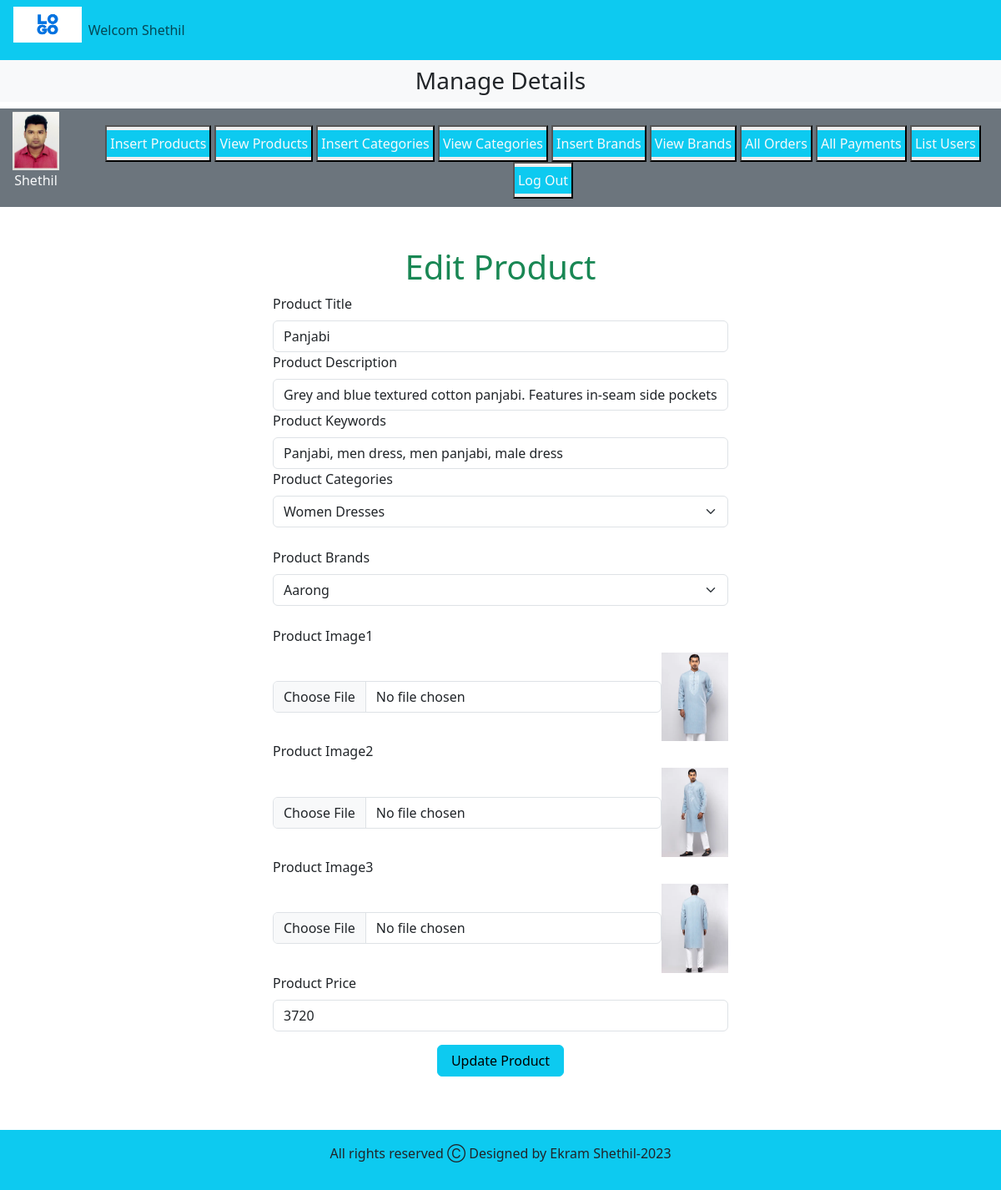
Screenshot of /admin_area/index.php?edit_products=1 (signed in) with the database file from the repository.
### tables this page shows
CREATE TABLE `products` (
  `product_id` int(11) NOT NULL,
  `product_title` varchar(100) NOT NULL,
  `product_description` varchar(255) NOT NULL,
  `product_keywords` varchar(255) NOT NULL,
  `category_id` int(11) NOT NULL,
  `brand_id` int(11) NOT NULL,
  `product_image1` varchar(255) NOT NULL,
  `product_image2` varchar(155) NOT NULL,
  `product_image3` varchar(255) NOT NULL,
  `product_price` varchar(100) NOT NULL,
  `date` timestamp NOT NULL DEFAULT current_timestamp() ON UPDATE current_timestamp(),
  `status` varchar(100) NOT NULL
);

### admin_area/edit_products.php (the view, shortened to what this page needs)
<?php
if(isset($_GET['edit_products'])){
    $edit_id = $_GET['edit_products'];
    $get_data= "SELECT * FROM products WHERE product_id=$edit_id";
    $result = mysqli_query($con,$get_data);
    $row = mysqli_fetch_assoc($result);
    $product_title = $row['product_title'];
    $product_description = $row['product_description'];
    $product_keywords = $row['product_keywords'];
    $product_image1 = $row['product_image1'];
    $product_image2 = $row['product_image2'];
    $product_image3 = $row['product_image3'];
    $product_price = $row['product_price'];
}
?>
<div class="container mt-5">
    <h1 class="text-center text-success">Edit Product</h1>
    <form action="" method="post" enctype="multipart/form-data">
        <div class="form-outline w-50 m-auto">
            <label for="product_title" class="form-label">Product Title</label>
            <input type="text" id="product_title" value="<?php echo $product_title; ?>" name="product_title" class="form-control" required="required">
        </div>
        <div class="form-outline w-50 m-auto">
            <label for="product_desc" class="form-label">Product Description</label>
            <input type="text" id="product_desc" value="<?php echo $product_description; ?>" name="product_desc" class="form-control" required="required">
        </div>
        <div class="form-outline w-50 m-auto">
            <label for="product_keywords" class="form-label">Product Keywords</label>
            <input type="text" id="product_keywords" name="product_keywords" value="<?php echo $product_keywords; ?>" class="form-control" required="required">
        </div>
        <div class="form-outline w-50 m-auto mb-4">
        <label for="product_category" class="form-label">Product Categories</label>
            <select name="product_category" class="form-select">
                <?php
                $select_category_all = "SELECT * FROM categories";
                $result_category_all = mysqli_query($con,$select_category_all);
                while($row_category_all = mysqli_fetch_assoc($result_category_all)){
                $category_title = $row_category_all['category_title'];
                $category_id= $row_category_all['category_id'];
                echo "<option value='$category_id'>$category_title</option>";
                }
                ?>
            </select>
        </div>
        <div class="form-outline w-50 m-auto mb-4">
        <label for="product_brands" class="form-label">Product Brands</label>
            <select name="product_brands" class="form-select">
            <?php
                $select_barnd_all = "SELECT * FROM brands";
                $result_brand_all = mysqli_query($con,$select_barnd_all);
                while($row_brand_all = mysqli_fetch_assoc($result_brand_all)){
                $brand_title = $row_brand_all['brand_title'];
                $brand_id= $row_brand_all['brand_id'];
                echo "<option value='$brand_id'>$brand_title</option>";
                }
                ?>
            </select>
        </div>
        <div class="form-outline w-50 m-auto">
            <label for="product_image1" class="form-label">Product Image1</label>
            <div class="d-flex">
            <input type="file" id="product_image1" name="product_image1" class="form-control w-90 m-auto" required="required">
            <img src="./product_images/<?php echo $product_image1; ?>" alt="" class="product_image">
            </div>
        </div>
        <div class="form-outline w-50 m-auto">
            <label for="product_image2" class="form-label">Product Image2</label>
            <div class="d-flex">
            <input type="file" id="product_image2" name="product_image2" class="form-control w-90 m-auto" required="required">
            <img src="./product_images/<?php echo $product_image2; ?>" alt="" class="product_image">
            </div>
        </div>
        <div class="form-outline w-50 m-auto">
            <label for="product_image3" class="form-label">Product Image3</label>
            <div class="d-flex">
            <input type="file" id="product_image3" name="product_image3" class="form-control w-90 m-auto" required="required">
            <img src="./product_images/<?php echo $product_image3; ?>" alt="img" class="product_image">
            </div>
        </div>
        <div class="form-outline w-50 m-auto">
            <label for="product_price" class="form-label">Product Price</label>
            <input type="text" id="product_price" name="product_price" value="<?php echo $product_price; ?>" class="form-control" required="required">
        </div>
        <div class="text-center mt-3">
            <input type="submit" name="edit_product" id="edit_product" value="Update Product" class="btn btn-info px-3 mb-5">
        </div>
    </form>
</div>

### style.css (style rules this page uses)
* { margin: 0; padding: 0; box-sizing: border-box; }

### admin_area/index.php (style rules this page uses)
body { overflow-x: hidden; }
.product_image { width: 80px; object-fit: contain; }

### rows the page displays
products: product_title "Panjabi", product_desc "Grey and blue textured cotton panjabi. Features in-seam side pockets.", product_keywords "Panjabi, men dress, men panjabi, male dress", product_image1 (picture), product_image2 (picture), product_image3 (picture), product_price "3720"

### other values shown
$_SESSION['username'] "Shethil"
form field product_category "Women Dresses"
form field product_brands "Aarong"
